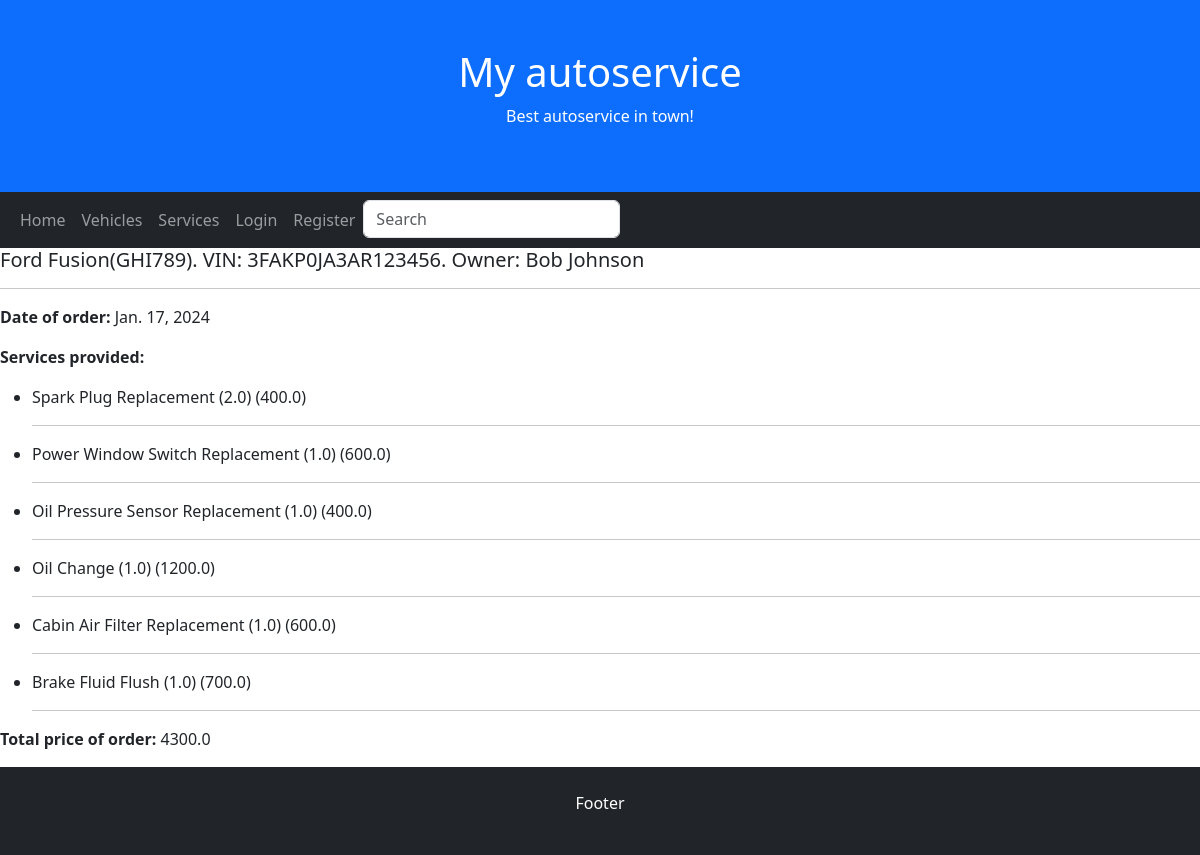
The page /autoservice/orders/1 on the database its author committed.
### autoservice/models.py (models this page shows, shortened)
class Order(models.Model):
    date = models.DateField(verbose_name='Date', auto_now=True, null=True, blank=True)
    vehicle = models.ForeignKey(to='Vehicle', on_delete=models.CASCADE)
    total = models.FloatField(verbose_name='Total', null=True, blank=True)
    client = models.ForeignKey(User, on_delete=models.SET_NULL, blank=True, null=True)
    return_due = models.DateField(verbose_name="Return due", null=True, blank=True)
    ORDER_STATUS = (
        ('r', 'Received'),
        ('c', 'Confirmed'),
        ('ip', 'In-progress'),
        ('co', 'Complete'),
    )
    order_status = models.CharField(max_length=2, choices=ORDER_STATUS, blank=True, default='r', help_text='Order status')
    class Meta:
        verbose_name = 'Order'
        verbose_name_plural = 'Orders'

class Vehicle(models.Model):
    model = models.ForeignKey(to='Model', on_delete=models.CASCADE)
    plate = models.CharField(verbose_name='Plate number', max_length=50, null=True, blank=True)
    vin = models.CharField(verbose_name='VIN number', max_length=50, null=True, blank=True)
    client = models.CharField(verbose_name='Client', max_length=50, null=True, blank=True)
    cover = models.ImageField('Cover', upload_to='covers', null=True, blank=True)
    def __str__(self):
        return f"{self.model}({self.plate}). VIN: {self.vin}. Owner: {self.client}"
    class Meta:
        verbose_name = 'Vehicle'
        verbose_name_plural = 'Vehicles'

class Model(models.Model):
    make = models.CharField(verbose_name='Make', max_length=50, null=True, blank=True)
    model = models.CharField(verbose_name='Model', max_length=50, null=True, blank=True)
    desc = HTMLField(null=True, blank=True)
    def __str__(self):
        return f"{self.make} {self.model}"
    class Meta:
        verbose_name = 'Model'
        verbose_name_plural = 'Models'

class OrderLine(models.Model):
    service = models.ForeignKey(to='Service', on_delete=models.CASCADE)
    order = models.ForeignKey(to='Order', on_delete=models.CASCADE)
    amount = models.FloatField(verbose_name='Amount', null=True, blank=True)
    service_price = models.FloatField(verbose_name='Service price', null=True, blank=True)
    class Meta:
        verbose_name = 'OrderLine'
        verbose_name_plural = 'OrderLines'

class Service(models.Model):
    name = models.CharField(verbose_name='Service name', max_length=500, null=True, blank=True)
    service_price = models.FloatField(verbose_name='Service price', null=True, blank=True)
    class Meta:
        verbose_name = 'Service'
        verbose_name_plural = 'Services'

### autoservice/views.py (the view)
# urls.py: path('orders/<int:pk>', views.OrderDetailView.as_view(), name='order_detail'),
class OrderDetailView(generic.DetailView):
    model = Order
    template_name = 'order_detail.html'

### autoservice/templates/order_detail.html
{% extends "base.html" %}
{% block "content" %}
<h5>{{ order.vehicle }}</h5>
<hr>
<p><strong>Date of order:</strong> {{ order.date }}</p>
<p><strong>Services provided:</strong></p>
{% for line in order.orderline_set.all %}
<ul>
    <li>
        {{ line.service.name }} ({{ line.amount }}) ({{ line.service.service_price }})
        <hr>
    </li>
</ul>
{% endfor %}
<p><strong>Total price of order:</strong> {{ order.total }}</p>
{% endblock %}

### rows shown on the page
Order: vehicle "Ford Fusion(GHI789). VIN: 3FAKP0JA3AR123456. Owner: Bob Johnson", date "Jan. 17, 2024", total "4300.0"
OrderLine: service.name "Spark Plug Replacement", amount "2.0", service.service_price "400.0"
OrderLine: service.name "Power Window Switch Replacement", amount "1.0", service.service_price "600.0"
OrderLine: service.name "Oil Pressure Sensor Replacement", amount "1.0", service.service_price "400.0"
OrderLine: service.name "Oil Change", amount "1.0", service.service_price "1200.0"
OrderLine: service.name "Cabin Air Filter Replacement", amount "1.0", service.service_price "600.0"
OrderLine: service.name "Brake Fluid Flush", amount "1.0", service.service_price "700.0"
